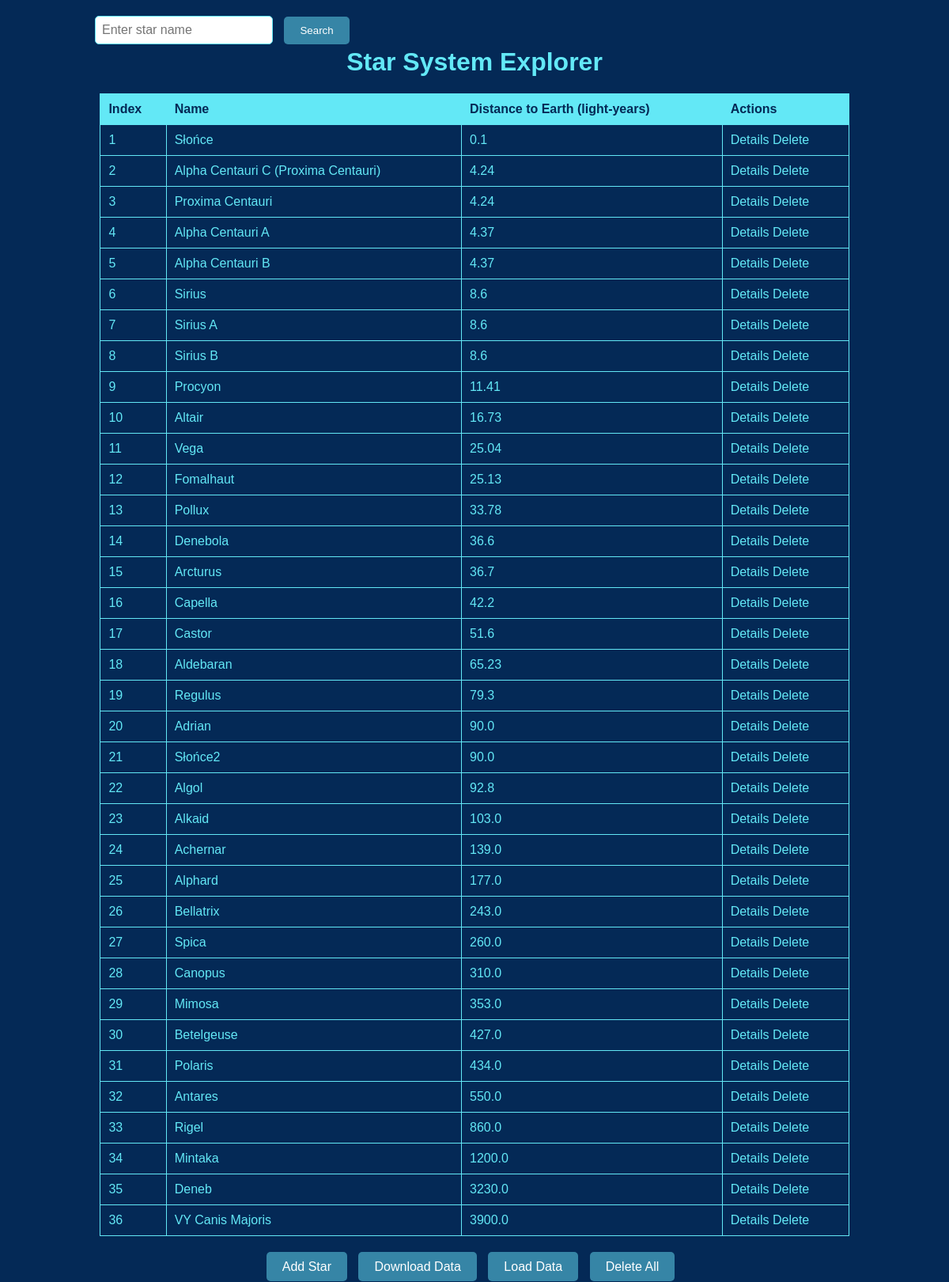
The page / on the database its author committed.
### explorer/models.py (models this page shows, shortened)
class Star(models.Model):
    name = models.CharField(max_length=100)
    distance = models.FloatField()
    system = models.ForeignKey(StarSystem, on_delete=models.CASCADE, default=1)

### explorer/views.py (the view)
# urls.py: path('', index, name='index'),
def index(request):
    systems = StarSystem.objects.all()
    stars = Star.objects.all()
    search_form = SearchForm(request.GET)
    if search_form.is_valid():
        star_name = search_form.cleaned_data['star_name']
        if star_name:
            stars = stars.filter(name__icontains=star_name)
    sorted_stars = sort_stars_by_distance(stars)
    return render(request, 'explorer/index.html',
                  {'systems': systems, 'stars': sorted_stars, 'search_form': search_form})

### explorer/forms.py
class SearchForm(forms.Form):
    star_name = forms.CharField(label='Search Star', max_length=100, required=False)

### explorer/utils.py (called while the page is built)
def quicksort(arr):
    if len(arr) <= 1:
        return arr
    pivot = arr[len(arr) // 2]
    left = [x for x in arr if x.distance < pivot.distance]
    middle = [x for x in arr if x.distance == pivot.distance]
    right = [x for x in arr if x.distance > pivot.distance]
    return quicksort(left) + middle + quicksort(right)

def sort_stars_by_distance(stars):
    return quicksort(stars)

### explorer/templates/explorer/index.html (shortened to what this page needs)
<!DOCTYPE html>
<html>
<head>
    <link rel="stylesheet" type="text/css" href="https://code.jquery.com/ui/1.12.1/themes/base/jquery-ui.css">
</head>
<body>
    <h1>Star System Explorer</h1>
    <form method="get" id="search-form">
        <input type="text" name="star_name" id="id_star_name" placeholder="Enter star name" />
        <button type="submit" id="search-button">Search</button>
    </form>
    <table>
        <thead>
            <tr>
                <th>Index</th>
                <th>Name</th>
                <th>Distance to Earth (light-years)</th>
                <th>Actions</th>
            </tr>
        </thead>
        <tbody>
            {% for star in stars %}
            <tr>
                <td>{{ forloop.counter }}</td>
                <td>{{ star.name }}</td>
                <td>{{ star.distance }}</td>
                <td>
                    <a href="{% url 'explorer:star_detail' system_id=star.system.id star_id=star.id %}">Details</a>
                    <a href="{% url 'explorer:delete_star' system_id=star.system.id star_id=star.id %}">Delete</a>
                </td>
            </tr>
            {% endfor %}
        </tbody>
    </table>
    <div class="button-container">
        <a href="{% url 'explorer:add_star' %}" class="action-button">Add Star</a>
        <a href="{% url 'explorer:download_data' %}" class="action-button">Download Data</a>
        <a href="{% url 'explorer:load_data' %}" class="action-button">Load Data</a>
        <a id="delete-all-button" class="action-button" onclick="confirmDelete()">Delete All</a>
    </div>
</body>
</html>

### explorer/templates/explorer/index.html (style rules this page uses)
body { font-family: Arial, sans-serif; background-color: #042956; color: #63E8F6; margin: 10; }
h1 { color: #63E8F6; top: 0; text-align: center; display: flex; margin-top: 10px; }
a { text-decoration: none; color: #63E8F6; }
.button-container { margin-top: 20px; }
.button-container { position: fixed; bottom: 0; background-color: #042956; padding: 10px; width: 100%; text-align: center; }
.action-button { background-color: #3685A6; color: #FFFFFF; padding: 10px 20px; border: none; border-radius: 5px; cursor: pointer; margin-right: 10px; }
thead { background-color: #63E8F6; color: #042956; }
th, td { border: 1px solid #63E8F6; padding: 10px; text-align: left; }
#id_star_name { padding: 8px; font-size: 16px; border: 1px solid #63E8F6; border-radius: 5px; margin-right: 10px; margin-top: 10px; }
body { display: flex; flex-direction: column; align-items: center; justify-content: center; margin-top: 50px; }
#search-form { position: fixed; top: 0; left: 50%; transform: translateX(-50%); background-color: #042956; padding: 10px; width: 80%; z-index: 1; }
#search-button { background-color: #3685A6; color: #FFFFFF; padding: 10px 20px; border: none; border-radius: 5px; cursor: pointer; }
table { width: 80%; border-collapse: collapse; margin-bottom: 50px; }

### rows shown on the page
Star: name "Słońce", distance "0.1"
Star: name "Alpha Centauri C (Proxima Centauri)", distance "4.24"
Star: name "Proxima Centauri", distance "4.24"
Star: name "Alpha Centauri A", distance "4.37"
Star: name "Alpha Centauri B", distance "4.37"
Star: name "Sirius", distance "8.6"
Star: name "Sirius A", distance "8.6"
Star: name "Sirius B", distance "8.6"
Star: name "Procyon", distance "11.41"
Star: name "Altair", distance "16.73"
Star: name "Vega", distance "25.04"
Star: name "Fomalhaut", distance "25.13"
Star: name "Pollux", distance "33.78"
Star: name "Denebola", distance "36.6"
Star: name "Arcturus", distance "36.7"
Star: name "Capella", distance "42.2"
Star: name "Castor", distance "51.6"
Star: name "Aldebaran", distance "65.23"
Star: name "Regulus", distance "79.3"
Star: name "Adrian", distance "90.0"
Star: name "Słońce2", distance "90.0"
Star: name "Algol", distance "92.8"
Star: name "Alkaid", distance "103.0"
Star: name "Achernar", distance "139.0"
Star: name "Alphard", distance "177.0"
Star: name "Bellatrix", distance "243.0"
Star: name "Spica", distance "260.0"
Star: name "Canopus", distance "310.0"
Star: name "Mimosa", distance "353.0"
Star: name "Betelgeuse", distance "427.0"
Star: name "Polaris", distance "434.0"
Star: name "Antares", distance "550.0"
Star: name "Rigel", distance "860.0"
Star: name "Mintaka", distance "1200.0"
Star: name "Deneb", distance "3230.0"
Star: name "VY Canis Majoris", distance "3900.0"
